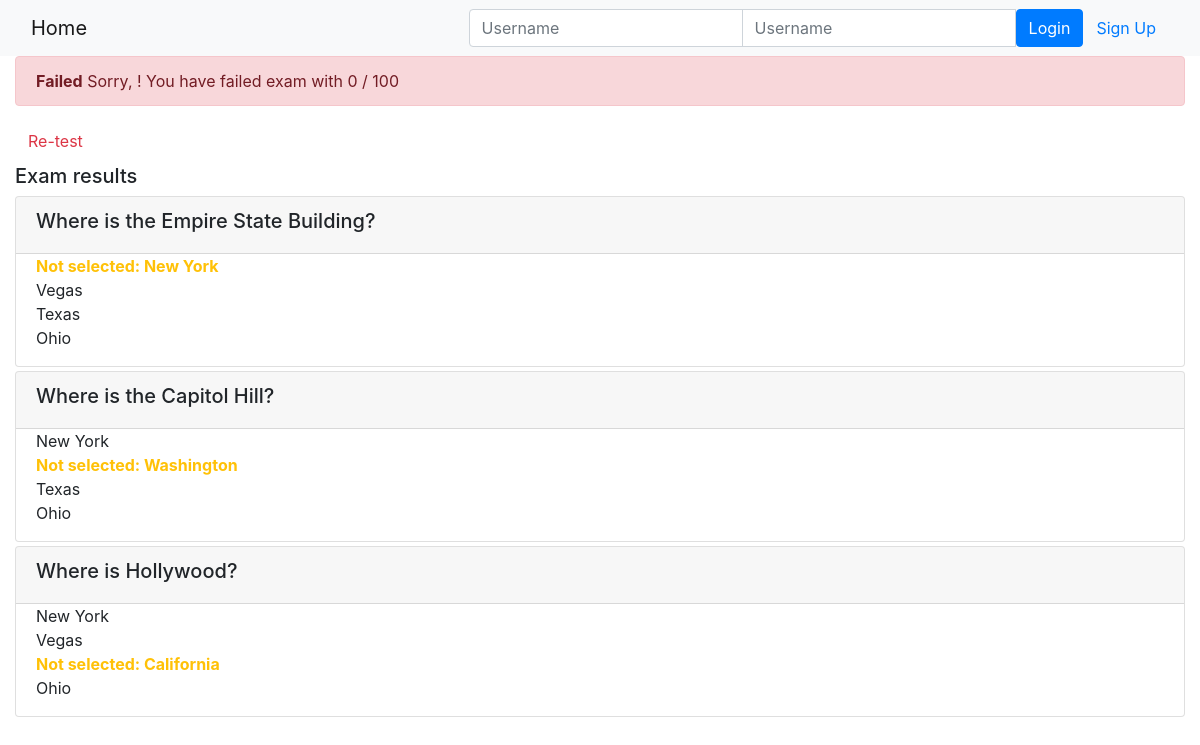
Screenshot of /onlinecourse/1/show_exam_result/1 with the database file from the repository.
### onlinecourse/models.py (models this page shows, shortened)
class Question(models.Model):
    course = models.ForeignKey(Course, on_delete=models.CASCADE)
    question_text = models.CharField(max_length=200)
    grade = models.IntegerField()

class Choice(models.Model):
    choice_text = models.CharField(max_length=200)
    is_correct = models.BooleanField(default=False)
    question = models.ForeignKey(Question, on_delete=models.CASCADE)

### onlinecourse/views.py (the view)
# urls.py: path('<int:course_id>/show_exam_result/<int:submission_id>', views.show_exam_result, name='show_exam_result'),
def show_exam_result(request, course_id, submission_id):
    context = {}
    course = get_object_or_404(Course, pk=course_id)
    submission = get_object_or_404(Submission, pk=submission_id)
    selected_choices = submission.choices.all()
    grade = 0
    for choice in selected_choices:
            if choice.is_correct:
                grade += choice.question.grade
    context['course'] = course
    context['choices'] = selected_choices
    context['grade'] = grade
    return render(request, 'onlinecourse/exam_result_bootstrap.html', context)

### onlinecourse/templates/onlinecourse/exam_result_bootstrap.html (shortened to what this page needs)
<!DOCTYPE html>
<html lang="en">
<head>
    {% load static %}
    <link rel="stylesheet" href="https://cdn.jsdelivr.net/npm/bootstrap@4.6.2/dist/css/bootstrap.min.css">
</head>
<body>
 <nav class="navbar navbar-light bg-light">
    <div class="container-fluid">
        <div class="navbar-header">
              <a class="navbar-brand" href="{% url 'onlinecourse:index' %}">Home</a>
        </div>
        <ul class="nav navbar-nav navbar-right">
            {% if user.is_authenticated %}
            <li>
                <a class="btn btn-link" href="#">{{ user.first_name }}({{ user.username }})</a>
                <a class="btn btn-link" href="{% url 'onlinecourse:logout' %}">Logout</a>
            </li>
            {% else %}
            <li>
                <form class="form-inline" action="{% url 'onlinecourse:login' %}" method="post">
                    <div class="input-group">
                        <input type="text" class="form-control" placeholder="Username" name="username" >
                        <input type="password" class="form-control" placeholder="Username" name="psw" >
                        <button class="btn btn-primary" type="submit">Login</button>
                        <a class="btn btn-link" href="{% url 'onlinecourse:registration' %}">Sign Up</a>
                    </div>
                </form>
            </li>
            {% endif %}
        </ul>
    </div>
</nav>
<div class="container-fluid">
    {% if grade > 80 %}
    <div class="alert alert-success">
       <b>Congratulations, {{ user.first_name }}!</b> You have passed the exam and completed the course with score {{ grade }}/100
    </div>
        {% else %}
        <div class="alert alert-danger">
            <b>Failed</b> Sorry, {{ user.first_name }}! You have failed exam with {{ grade }} / 100
        </div>
        <a class="btn btn-link text-danger" href="{% url 'onlinecourse:course_details' course.id %}">Re-test</a>
        {% endif %}
        <div class="card-columns-vertical mt-1">
        <h5 class="">Exam results</h5>
            {% for question in course.question_set.all %}
            <div class="card mt-1 p-0">
                <div class="card-header"><h5>{{ question.question_text }}</h5></div>
                <div class="form-group">
                    {% for choice in question.choice_set.all %}
                        <div class="form-check">
                            {% if choice.is_correct and choice in choices %}
                                <label class="form-check-label text-success">
                                    <b>Correct answer: {{ choice.choice_text }} </b>
                                </label>
                            {% elif choice.is_correct and choice not in choices %}
                                <label class="form-check-label text-warning">
                                    <b>Not selected: {{ choice.choice_text }} </b>
                                </label>
                            {% else %}
                                <label class="form-check-label">
                                    {{ choice.choice_text }}
                                </label>
                            {% endif %}
                        </div>
                    {% endfor %}
                </div>
            </div>
            {% endfor %}
        </div>
    </div>
</body>
</html>

### rows the page displays
Question: question_text "Where is the Empire State Building?"
Choice: choice_text "New York"
Choice: choice_text "Vegas"
Choice: choice_text "Texas"
Choice: choice_text "Ohio"
Question: question_text "Where is the Capitol Hill?"
Choice: choice_text "New York"
Choice: choice_text "Washington"
Choice: choice_text "Texas"
Choice: choice_text "Ohio"
Question: question_text "Where is Hollywood?"
Choice: choice_text "New York"
Choice: choice_text "Vegas"
Choice: choice_text "California"
Choice: choice_text "Ohio"

### other values shown
{{ grade }} "0"
